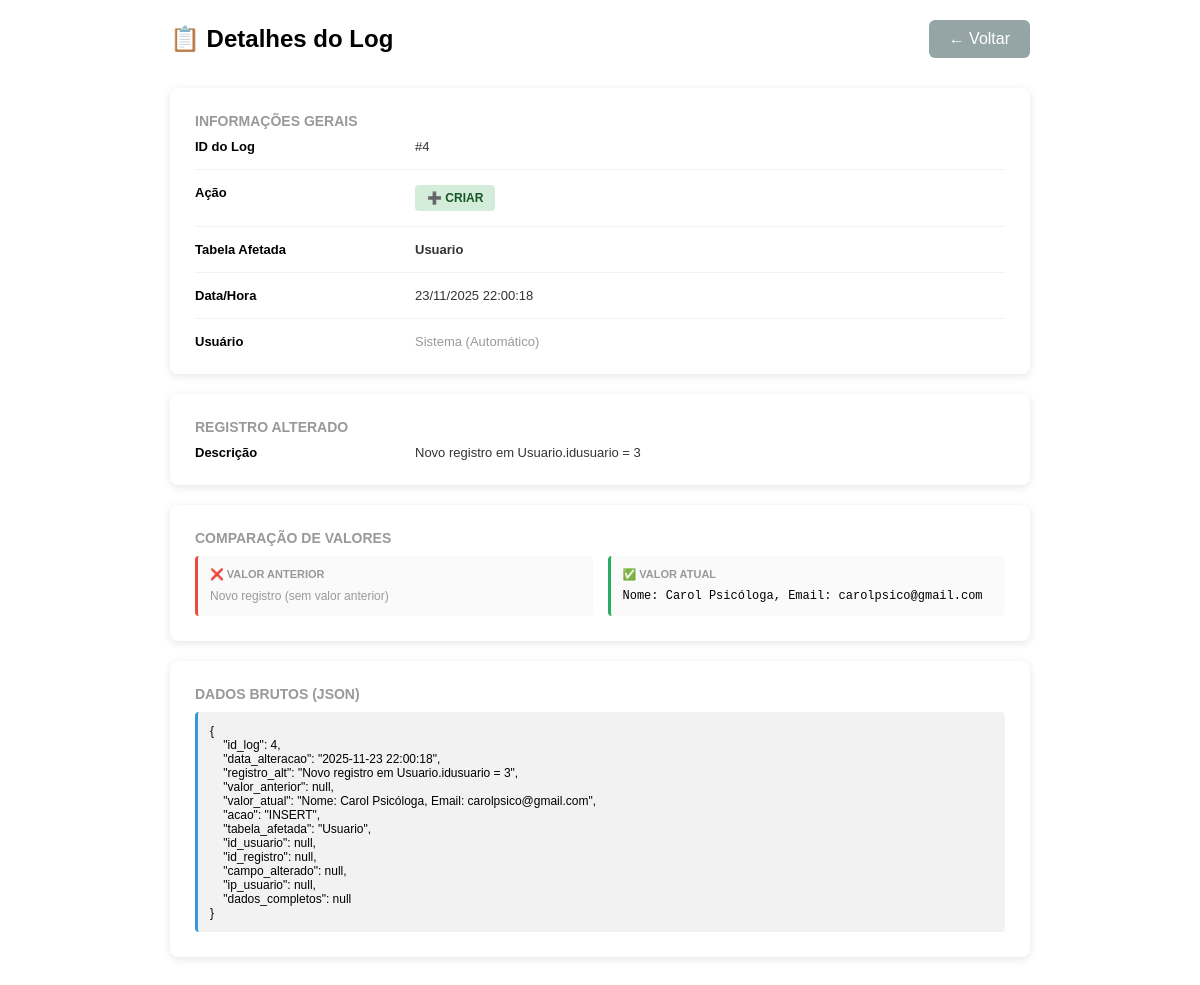
Screenshot of /logs.php?action=show&id=4 (signed in) with the database file from the repository.
### tables this page shows
CREATE TABLE IF NOT EXISTS `log` (
  `id_log` int(11) NOT NULL,
  `data_alteracao` datetime DEFAULT NULL,
  `registro_alt` varchar(255) DEFAULT NULL,
  `valor_anterior` longtext DEFAULT NULL,
  `valor_atual` longtext DEFAULT NULL,
  `acao` varchar(50) DEFAULT NULL,
  `tabela_afetada` varchar(100) DEFAULT NULL,
  `id_usuario` int(11) DEFAULT NULL,
  `id_registro` int(11) DEFAULT NULL,
  `campo_alterado` varchar(255) DEFAULT NULL,
  `ip_usuario` varchar(45) DEFAULT NULL,
  `dados_completos` longtext DEFAULT NULL
);

### app/Controllers/LogController.php (called while the page is built, shortened)
<?php
class LogController extends BaseController {
    private $logModel;
    public function __construct() {
        $this->logModel = new LogDB();
    }
    public function show() {
        $logId = $_GET['id'] ?? null;
        $log = $this->logModel->findById($logId);
        $usuario = null;
        $data = [
            'log' => $log,
            'usuario' => $usuario
        ];
        return view('logs/show', $data);
    }
}

### app/Config/Database.php (called while the page is built, shortened)
<?php
class Database {
    private static $host = null;
    private static $dbname = null;
    private static $username = null;
    private static $password = null;
    private static $port = null;
    private static $charset = 'utf8mb4';
    private static $pdo = null;
    private static function initConfig() {
        if (self::$host === null) {
            self::$host = getenv('DB_HOST') ?: 'localhost';
            self::$port = getenv('DB_PORT') ?: '3306';
            self::$dbname = getenv('DB_DATABASE') ?: (getenv('DB_NAME') ?: 'criancafeliz_db');
            self::$username = getenv('DB_USERNAME') ?: (getenv('DB_USER') ?: 'criancafeliz_criancafeliz');
            self::$password = getenv('DB_PASSWORD') !== false ? getenv('DB_PASSWORD') : 'Windows10@';
        }
    }
    public static function getConnection() {
        if (self::$pdo === null) {
            try {
                $dsn = "mysql:host=" . self::$host . ";port=" . self::$port . ";dbname=" . self::$dbname . ";charset=" . self::$charset;
                $options = [
                    PDO::ATTR_ERRMODE            => PDO::ERRMODE_EXCEPTION,
                    PDO::ATTR_DEFAULT_FETCH_MODE => PDO::FETCH_ASSOC,
                    PDO::ATTR_EMULATE_PREPARES   => false,
                    PDO::MYSQL_ATTR_INIT_COMMAND => "SET NAMES utf8mb4"
                ];
                self::$pdo = new PDO($dsn, self::$username, self::$password, $options);
            } catch (PDOException $e) {
                error_log('❌ ERRO ao conectar ao banco: ' . $e->getMessage());
                throw new Exception('Erro ao conectar ao banco de dados: ' . $e->getMessage());
            }
        }
        return self::$pdo;
    }
}

### app/Models/BaseModelDB.php (called while the page is built, shortened)
<?php
abstract class BaseModelDB {
    protected $table;
    protected $primaryKey = 'id';
    protected $pdo;
    public function __construct($table, $primaryKey = 'id') {
        $this->table = $table;
        $this->primaryKey = $primaryKey;
        $this->pdo = Database::getConnection();
    }
    public function findById($id) {
        $stmt = $this->pdo->prepare("SELECT * FROM {$this->table} WHERE {$this->primaryKey} = ?");
        $stmt->execute([$id]);
        return $stmt->fetch();
    }
}

### app/Views/logs/show.php (the view, shortened to what this page needs)
<!DOCTYPE html>
<html lang="pt-BR">
<head>
    <link rel="stylesheet" href="css/style.css">
</head>
<body>
    <div class="log-detail-container">
        <div class="log-detail-header">
            <h1>📋 Detalhes do Log</h1>
            <a href="logs.php" class="btn-back">← Voltar</a>
        </div>
        <div class="log-detail-card">
            <div class="log-detail-section">
                <div class="log-detail-title">Informações Gerais</div>
                <div class="log-detail-row">
                    <div class="log-detail-label">ID do Log</div>
                    <div class="log-detail-value">#<?php echo $log['id_log']; ?></div>
                </div>
                <div class="log-detail-row">
                    <div class="log-detail-label">Ação</div>
                    <div class="log-detail-value">
                        <span class="badge <?php echo strtolower($log['acao']); ?>">
                            <?php
                            $acaoLabel = [
                                'INSERT' => '➕ Criar',
                                'UPDATE' => '✏️ Editar',
                                'DELETE' => '🗑️ Deletar'
                            ];
                            echo $acaoLabel[$log['acao']] ?? $log['acao'];
                            ?>
                        </span>
                    </div>
                </div>
                <div class="log-detail-row">
                    <div class="log-detail-label">Tabela Afetada</div>
                    <div class="log-detail-value">
                        <strong><?php echo htmlspecialchars($log['tabela_afetada']); ?></strong>
                    </div>
                </div>
                <div class="log-detail-row">
                    <div class="log-detail-label">Data/Hora</div>
                    <div class="log-detail-value">
                        <?php echo date('d/m/Y H:i:s', strtotime($log['data_alteracao'])); ?>
                    </div>
                </div>
                <div class="log-detail-row">
                    <div class="log-detail-label">Usuário</div>
                    <div class="log-detail-value">
                        <?php
                        if ($usuario) {
                            echo htmlspecialchars($usuario['nome']) . ' (' . htmlspecialchars($usuario['email']) . ')';
                        } else {
                            echo '<span style="color: var(--text-muted);">Sistema (Automático)</span>';
                        }
                        ?>
                    </div>
                </div>
            </div>
        </div>
        <div class="log-detail-card">
            <div class="log-detail-section">
                <div class="log-detail-title">Registro Alterado</div>
                <div class="log-detail-row">
                    <div class="log-detail-label">Descrição</div>
                    <div class="log-detail-value">
                        <?php echo htmlspecialchars($log['registro_alt']); ?>
                    </div>
                </div>
            </div>
        </div>
        <?php if ($log['valor_anterior'] || $log['valor_atual']): ?>
            <div class="log-detail-card">
                <div class="log-detail-section">
                    <div class="log-detail-title">Comparação de Valores</div>
                    <div class="comparison">
                        <div class="comparison-item comparison-old">
                            <div class="comparison-label">❌ Valor Anterior</div>
                            <div class="comparison-value">
                                <?php
                                if ($log['valor_anterior']) {
                                    echo htmlspecialchars($log['valor_anterior']);
                                } else {
                                    echo '<span style="color: var(--text-muted);">Novo registro (sem valor anterior)</span>';
                                }
                                ?>
                            </div>
                        </div>
                        <div class="comparison-item comparison-new">
                            <div class="comparison-label">✅ Valor Atual</div>
                            <div class="comparison-value">
                                <?php
                                if ($log['valor_atual']) {
                                    echo htmlspecialchars($log['valor_atual']);
                                } else {
                                    echo '<span style="color: var(--text-muted);">Registro deletado</span>';
                                }
                                ?>
                            </div>
                        </div>
                    </div>
                </div>
            </div>
        <?php endif; ?>
        <div class="log-detail-card">
            <div class="log-detail-section">
                <div class="log-detail-title">Dados Brutos (JSON)</div>
                <div class="code-block">
                    <pre><?php echo json_encode($log, JSON_PRETTY_PRINT | JSON_UNESCAPED_UNICODE); ?></pre>
                </div>
            </div>
        </div>
    </div>
</body>
</html>

### css/style.css (style rules this page uses)
* { margin: 0; padding: 0; box-sizing: border-box; font-family: 'Poppins', sans-serif; }
body { font-family: 'Poppins', sans-serif; }
html { font-family: 'Poppins', sans-serif; }
:root { --bg-primary: #ffffff; --bg-secondary: #f8f9fa; --bg-tertiary: #edf1f3; --text-primary: #000000; --text-secondary: #333333; --text-muted: #999999; --border-color: #f0a36b; --input-bg: #ffffff; --card-bg: #ffffff; --shadow: rgba(0, 0, 0, 0.15); --shadow-light: rgba(0, 0, 0, 0.1); --primary-green: #6fb64f; --primary-orange: #f0a36b; --primary-orange-hover: #d98242; --error-bg: #fee; --error-border: #fcc; --error-text: #c33; }
body { font-family: 'Poppins', sans-serif; background: var(--bg-primary); color: var(--text-primary); min-height: 100vh; margin: 0; padding: 0; transition: background-color 0.3s ease, color 0.3s ease; }

### app/Views/logs/show.php (style rules this page uses)
.log-detail-container { max-width: 900px; margin: 0 auto; padding: 20px; }
.log-detail-header { display: flex; justify-content: space-between; align-items: center; margin-bottom: 30px; flex-wrap: wrap; gap: 15px; }
.log-detail-header h1 { font-size: 24px; color: var(--text-primary); margin: 0; }
.btn-back { background: #95a5a6; color: white; padding: 10px 20px; border: none; border-radius: 6px; cursor: pointer; text-decoration: none; display: inline-block; transition: background 0.3s; }
.log-detail-card { background: var(--card-bg); border-radius: 8px; padding: 25px; box-shadow: 0 2px 8px rgba(0, 0, 0, 0.1); margin-bottom: 20px; }
.log-detail-section { margin-bottom: 25px; }
.log-detail-section:last-child { margin-bottom: 0; }
.log-detail-title { font-size: 14px; color: var(--text-muted); text-transform: uppercase; margin-bottom: 10px; font-weight: 600; }
.log-detail-row { display: grid; grid-template-columns: 200px 1fr; gap: 20px; margin-bottom: 15px; padding-bottom: 15px; border-bottom: 1px solid rgba(0, 0, 0, 0.05); }
.log-detail-row:last-child { border-bottom: none; margin-bottom: 0; padding-bottom: 0; }
.log-detail-label { font-weight: 600; color: var(--text-primary); font-size: 13px; }
.log-detail-value { color: var(--text-secondary); font-size: 13px; word-break: break-word; }
.badge { display: inline-block; padding: 6px 12px; border-radius: 4px; font-size: 12px; font-weight: 600; text-transform: uppercase; }
.badge.insert { background: #d4edda; color: #155724; }
.code-block { background: rgba(0, 0, 0, 0.05); border-left: 3px solid #3498db; padding: 12px; border-radius: 4px; font-family: 'Courier New', monospace; font-size: 12px; overflow-x: auto; max-height: 300px; overflow-y: auto; }
.comparison { display: grid; grid-template-columns: 1fr 1fr; gap: 15px; margin-top: 10px; }
.comparison-item { background: rgba(0, 0, 0, 0.02); padding: 12px; border-radius: 4px; }
.comparison-label { font-size: 11px; color: var(--text-muted); text-transform: uppercase; margin-bottom: 8px; font-weight: 600; }
.comparison-value { font-family: 'Courier New', monospace; font-size: 12px; color: var(--text-primary); word-break: break-word; max-height: 200px; overflow-y: auto; }
.comparison-old { border-left: 3px solid #e74c3c; }
.comparison-new { border-left: 3px solid #27ae60; }

### rows the page displays
log: id_log "4", acao "➕ CRIAR", tabela_afetada "Usuario", data_alteracao "23/11/2025 22:00:18", registro_alt "Novo registro em Usuario.idusuario = 3", valor_atual "Nome: Carol Psicóloga, Email: carolpsico@gmail.com"
